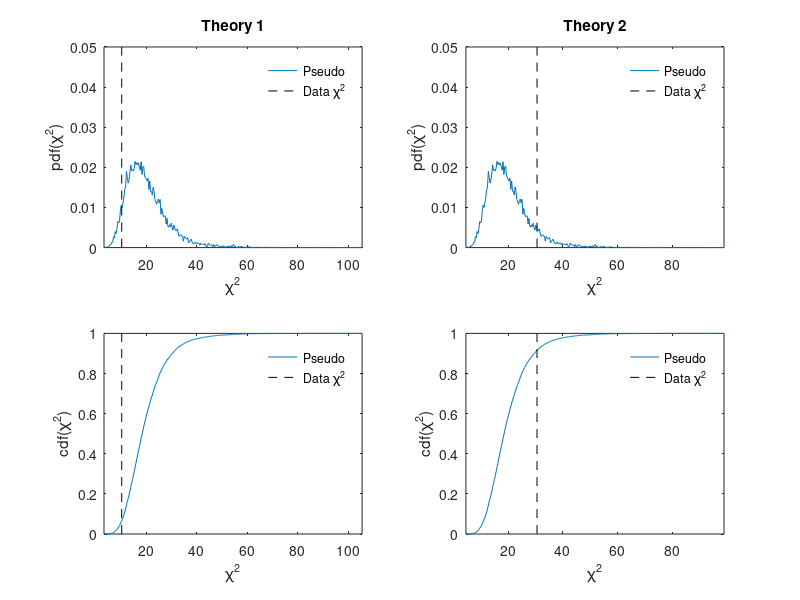

Reproduce this figure in MATLAB.
% Statistical Methods in Physics Spring 2014
% University of Helsinki
%
% Exercise 5
% Mikael Mieskolainen

clear;
close all;


%% Task 1

% Read in data for theory 1
fid = fopen('./data/theory_1.dat');
T1 = fscanf(fid, '%f %f %f', [3 inf])';
t1 = T1(2:end, 1);  % Skip the first row
fclose(fid);

% Read in data for theory 2
fid = fopen('./data/theory_2.dat');
T2 = fscanf(fid, '%f %f %f', [3 inf])';
t2 = T2(2:end, 1);  % Skip the first row
fclose(fid);

% Read in data (actually theory 1 with noise, original data file missing...)
fid = fopen('./data/theory_1.dat');
D = fscanf(fid, '%f %f %f', [3 inf])';
d = D(2:end, 1);    % Skip the first row

% Add some Gaussian with truncation (just for the show)
d = d + randn(size(d))*1.0; d(d < 0) = 0;

fclose(fid);


N = length(d); % Number of Degrees of Freedom, here it's the number of bins

% Chi^2, i.e. test theory vs. data
chi2_1 = sum((d - t1).^2 ./ t1);
chi2_2 = sum((d - t2).^2 ./ t2);

% P-value is int_x^2^inf chi^2-distribution, thus 1 - cdf
p_1 = 1 - chi2cdf(chi2_1, N);
p_2 = 1 - chi2cdf(chi2_2, N);

fprintf('Task 1.) chi^2, P-value: theory_1: %0.3f, %0.3f, theory_2: %0.3f, %0.3f \n', ...
        chi2_1, p_1, chi2_2, p_2);

% Based on P-values, we reject theory_2 with p-value much less than 0.05,
% theory 1 is compatible with data with high p-value.


%% Task 2

% Calculate pseudo-experiment distribution for the theory

k = 1e4;        % The number of pseudoexperiments
N_bins = 300;   % The number of bins in histograms


%% Theory 1

chi2 = zeros(k,1);

% Generate a pseudoexperiment and calculate chi^2 for each
for i = 1:k
    ps = poissrnd(t1);                  
    chi2(i) = sum((ps - t1).^2 ./ t1);
end

[n,x1] = hist(chi2, N_bins);
pdf1 = n / k;
cdf1 = cumsum(pdf1);

figure;
set(gcf,'visible','off');

subplot(2,2,1);
plot(x1, pdf1); hold on;
plot([chi2_1 chi2_1], [0 0.05], '--k'); axis tight;
xlabel('\chi^2'); ylabel('pdf(\chi^2)');
legend('Pseudo', 'Data \chi^2'); legend('boxoff');
title('Theory 1');

% Cumulative plot
subplot(2,2,3);
plot(x1, cdf1); hold on;
plot([chi2_1 chi2_1], [0 1], '--k'); axis tight;
xlabel('\chi^2'); ylabel('cdf(\chi^2)');
legend('Pseudo', 'Data \chi^2'); legend('boxoff');


%% Theory 2

chi2 = zeros(k,1);

% Generate a pseudoexperiment and calculate chi^2 for each
for i = 1:k
    ps = poissrnd(t2);                  
    chi2(i) = sum((ps - t2).^2 ./ t2);
end

[n2,x2] = hist(chi2, N_bins);
pdf2 = n / k;
cdf2 = cumsum(pdf2);

set(gcf,'visible','on');
subplot(2,2,2);
plot(x2, pdf2); hold on;
plot([chi2_2 chi2_2], [0 0.05], '--k'); axis tight;
xlabel('\chi^2'); ylabel('pdf(\chi^2)');
legend('Pseudo', 'Data \chi^2'); legend('boxoff');
title('Theory 2');

% Cumulative plot
subplot(2,2,4);
plot(x2, cdf2); hold on;
plot([chi2_2 chi2_2], [0 1], '--k'); axis tight;
xlabel('\chi^2'); ylabel('cdf(\chi^2)');
legend('Pseudo', 'Data \chi^2'); legend('boxoff');


%% P-values

% Find the p-values by calculating the fraction of pseudoexperiments
% giving larger chi^2 than the one in the direct comparison
% between data vs. theory
[~, ind1] = min(abs(chi2_1 - x1));
[~, ind2] = min(abs(chi2_2 - x2));
p1 = 1 - cdf1(ind1);
p2 = 1 - cdf2(ind2);

fprintf('Task 2.) P-value: theory_1: %0.3f, theory_2: %0.3f \n', ...
        p1, p2);

% Based on P-values, we reject theory_2 with p-value less than alpha = 0.05,
% theory 1 is compatible with data with high p-value. Same conclusions as
% in Task 1.

